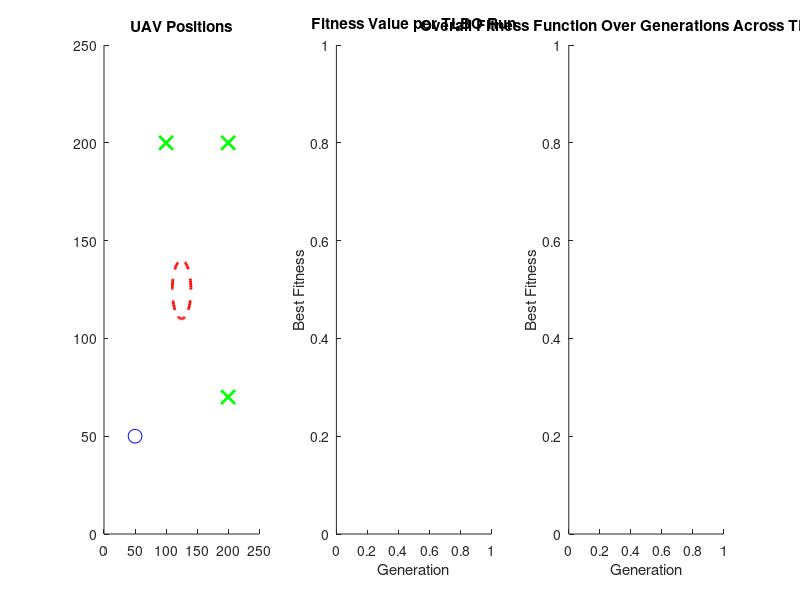

MATLAB code to generate this figure: (Note: this script raises an error after producing the figure.)

clc;
clear;
close all;

TLBO.ClassSize = 20;
TLBO.MaxIterations = 60;

% Problem Parameters
num_UAVs = 3;
v_UAV_max = 3;
d_safe = 1.0;
alpha = 1;
gamma = 0.5;
delta = 9;
tolerance = 3;
step_size = 1;

% Define restricted area
restricted_area_center = [125, 125];
restricted_area_radius = 15;

bounds = [0, 0;  % Lower bounds for X, Y
    250, 250];

% Define initial positions (all UAVs start from the same location)
initial_position = [50, 50];
p_UAV_init = repmat(initial_position, num_UAVs, 1)';

% Define target positions scattered around the map
designated_targets = [200, 70; 100, 200; 200, 200]';

% Objective function
objective_function = @(x) sum(alpha * exploration_time(x)) - ...
    sum(gamma * coverage_efficiency(x)) + ...
    sum(delta * designated_targets_penalty(x, designated_targets));

% Constraints (speed limits, restricted area)
constraints = @(x) nonlcon(x);

% Initialize population as cell array of 3x4 matrices
classroom = cell(TLBO.ClassSize, 1);
for i = 1:TLBO.ClassSize
    student = zeros(4, num_UAVs);  % 3x4 matrix for each individual
    for j = 1:num_UAVs
        vx = rand * 2 - 1;  % Independent velocity in x for UAV j
        vy = rand * 2 - 1;  % Independent velocity in y for UAV j

        px = p_UAV_init(1, j);
        py = p_UAV_init(2, j);
        student(:, j) = [vx; vy; px; py];
    end
    classroom{i} = student;
end

% Array to store the best position and velocity for each UAV at each step
best_positions = p_UAV_init;
path_log = best_positions;

% Store fitness values for plotting
all_best_cost_log = [];

% Set up the main figure with subplots for visualization
figure;

% Subplot for UAV path visualization
subplot(1, 3, 1);
hold on;
title('UAV Positions');
axis([0 250 0 250]);
viscircles(restricted_area_center, restricted_area_radius, 'LineStyle', '--', 'Color', 'r');
plot(initial_position(1), initial_position(2), 'bo', 'MarkerSize', 10, 'DisplayName', 'Start Position');
plot(designated_targets(1,:), designated_targets(2,:), 'gx', 'MarkerSize', 10, 'LineWidth', 2, 'DisplayName', 'Targets');
uav_plot = plot(nan, nan, 'ks', 'MarkerSize', 8); % Placeholder for UAVs

% Subplot for fitness per GA run
subplot(1, 3, 2);
hold on;
title('Fitness Value per TLBO Run');
xlabel('Generation');
ylabel('Best Fitness');
plot_per_run = plot(nan, nan, 'LineWidth', 2);

% Subplot for overall fitness across all GA runs
subplot(1, 3, 3);
hold on;
title('Overall Fitness Function Over Generations Across TLBO Runs');
xlabel('Generation');
ylabel('Best Fitness');
plot_overall = plot(nan, nan, 'LineWidth', 2);

% Initialize a cell array to store the path for each UAV
all_paths = cell(num_UAVs, 1);
for j = 1:num_UAVs
    all_paths{j} = p_UAV_init(:, j)'; % Start with the initial positions
end

% Initialize a cell array to store the path for each UAV
all_paths = cell(num_UAVs, 1);
for j = 1:num_UAVs
    all_paths{j} = p_UAV_init(:, j)'; % Start with the initial positions
end

bestcostarr = [];
best_cost_log = zeros(TLBO.MaxIterations,1);
penalty_value = 1e3;

% Initialize global best tracker for the entire TLBO run
global_best_teacher = [];
global_best_fitness = Inf;
% Main loop until all UAVs reach their targets
while true

    for iter = 1:TLBO.MaxIterations
        costs = zeros(TLBO.ClassSize,1);
        for stu = 1:TLBO.ClassSize
            student = classroom{stu};
            cost = objective_function(student);

            [c,ceq] = nonlcon(student);

            
            costs(stu) = cost;
        end

        [~,best_idx] = min(costs);
        teacher = classroom{best_idx};
        mean_sol = zeros(size(classroom{1}));

        if isempty(global_best_teacher)
            global_best_fitness = costs(best_idx);
            global_best_teacher = teacher;
        end

        if costs(best_idx) < global_best_fitness
            global_best_fitness = costs(best_idx);
            global_best_teacher = teacher;
        end

        bestcostarr = [bestcostarr, global_best_fitness];

        for uav = 1:num_UAVs
            % Step 1: Convert the classroom cell array into a 3D array
            % Assuming classroom contains matrices of size (4 x num_UAVs)
            classroom_array = cat(3, classroom{:}); % Dimensions: (4 x num_UAVs x num_students)

            % Step 2: Compute the mean across all students (3rd dimension)
            mean_sol = mean(classroom_array, 3); % Dimensions: (4 x num_UAVs)

            % mean_sol now contains:
            % Row 1: Mean vx for each UAV
            % Row 2: Mean vy for each UAV
            % Row 3: Mean px for each UAV
            % Row 4: Mean py for each UAV


        end

        % Teaching Phase
        for i = 1:TLBO.ClassSize
            updated_student = classroom{i};

            for uav = 1:num_UAVs
                r = rand;
                T = randi([1,2]);
                updated_student(1:2, uav) = classroom{i}(1:2,uav) + r * (teacher(1:2,uav) - T * mean_sol(1:2,uav));
                updated_student(3:4, uav) = classroom{i}(3:4,uav) + r * (teacher(3:4,uav) - T * mean_sol(3:4,uav));
                updated_student(1:2, uav) = max(-v_UAV_max, min(v_UAV_max, updated_student(1:2, uav))); % Clamp velocity

            end
            classroom{i} = updated_student;
        end

        % Re-evaluate fitness after teaching phase
        new_costs = zeros(1, TLBO.ClassSize);
        for i = 1:TLBO.ClassSize
            student = classroom{i};
            cost = objective_function(student);
            [c, ceq] = nonlcon(student);
            if any(c > 0) || any(ceq ~= 0)
                penalty = penalty_value * sum(c(c > 0));
                cost = cost + penalty;
            end
            new_costs(i) = cost;
        end

        % Get the classroom's best fitness & update the teacher
        [~, new_best_idx] = min(new_costs);
        teacher = classroom{new_best_idx};

        if costs(new_best_idx) < global_best_fitness
            global_best_fitness = costs(new_best_idx);
            global_best_teacher = teacher;
        end

        % Learning phase
        for i = 1:TLBO.ClassSize
            partner_id = randi(TLBO.ClassSize);

            while partner_id == i
                partner_id = randi(TLBO.ClassSize);
            end

            partner = classroom{partner_id};
            updated_student = zeros(4,num_UAVs);

            for uav = 1:num_UAVs
                r = rand;
                if costs(i) < costs(partner_id)
                    updated_student(: , uav) = classroom{i}(:,uav) + r * (classroom{i}(:,uav) - partner(: , uav));
                else
                    updated_student(:, uav) = classroom{i}(:, uav) - r * (classroom{i}(:, uav) - partner(:, uav));

                end
                updated_student(1:2, uav) = max(-v_UAV_max, min(v_UAV_max, updated_student(1:2, uav))); % Clamp velocity
            end
            classroom{i} = updated_student;
        end
    end

    % Reset the class except the teacher
    for i = 1:TLBO.ClassSize
        if i ~= best_idx % Skip the teacher
            % Reinitialize the student by adding random noise to the current solution
            classroom{i}(1:2, :) = classroom{i}(1:2, :) + 0.1 * randn(2, num_UAVs); % Add noise to velocities
            classroom{i}(3:4, :) = classroom{i}(3:4, :) + 0.1 * randn(2, num_UAVs); % Add noise to positions

            % Clamp velocities and positions
            classroom{i}(1:2, :) = max(-v_UAV_max, min(v_UAV_max, classroom{i}(1:2, :))); % Clamp velocities
        end
    end

    % Update fitness plots
    set(plot_per_run, 'YData', bestcostarr, 'XData', 1:length(bestcostarr));
    all_best_cost_log = [all_best_cost_log; global_best_fitness];
    set(plot_overall, 'YData', all_best_cost_log, 'XData', 1:length(all_best_cost_log));

    best_solution = global_best_teacher;
    uav_positions = zeros(num_UAVs,2);
    for uav = 1:num_UAVs
        vx = global_best_teacher(1 , uav);
        vy = global_best_teacher(2 , uav);
        px = global_best_teacher(3 , uav);
        py = global_best_teacher(4 , uav);

        current_position = best_positions(: , uav)';

        direction = [px,py] - current_position;
        if norm(direction) > 0
            direction = direction / norm(direction);
        end
        tentative_position = current_position + (direction * step_size);

        distance_to_restricted = norm(tentative_position - restricted_area_center);
        if distance_to_restricted < restricted_area_radius + 5
            next_position = current_position; % find a fix to this
        else
            next_position = tentative_position;
        end

        best_positions(: , uav) = next_position';
        uav_positions(uav, :) = next_position;
        all_paths{uav} = [all_paths{j}; next_position];
    end

    % Select the "UAV Positions" subplot and update it
    subplot(1, 3, 1); % Ensure we are plotting on the correct subplot
    set(uav_plot, 'XData', uav_positions(:, 1), 'YData', uav_positions(:, 2));

    % Draw the UAV paths dynamically
    for j = 1:num_UAVs
        plot(all_paths{j}(:, 1), all_paths{j}(:, 2), '-', 'LineWidth', 0.5, ...
            'DisplayName', ['UAV ' num2str(j)]);
    end

    drawnow;
    pause(0.001); % Adding a pause to slow down visualization

    % Check if UAVs reached designated targets
    if all(vecnorm(best_positions' - designated_targets', 2, 2) < tolerance)
        disp('All UAVs have reached their designated targets.');

        % Create a new figure for the overall convergence curve
        figure;
        plot(1:length(all_best_cost_log), all_best_cost_log, '-o', 'LineWidth', 1.5, 'MarkerSize', 1.5);
        grid on;
        title('Overall Convergence Curve');
        xlabel('Iterations');
        ylabel('Best Fitness Value');
        legend('Overall Best Fitness', 'Location', 'Best');
        set(gca, 'FontSize', 12);

        break;
    end
end

function T_explore = exploration_time(x)
num_UAVs = size(x, 2);  % Get number of UAVs
T_explore = zeros(1, num_UAVs);  % Initialize array for individual UAV times
for i = 1:num_UAVs
    v_UAV = norm([x(1, i), x(2, i)]);  % Velocity of UAV i
    T_explore(i) = 100 / v_UAV;  % Exploration time for UAV i
end
end

function C_eff = coverage_efficiency(x)
num_UAVs = size(x, 2);  % Get number of UAVs
area = 62500;  % Area of exploration
C_eff = zeros(1, num_UAVs);  % Initialize array for individual efficiencies
for i = 1:num_UAVs
    C_UAV = sum(x(3:4, i));  % Coverage for UAV i
    C_eff(i) = C_UAV / area;  % Efficiency for UAV i
end
end

function penalty = designated_targets_penalty(x, designated_targets)
num_UAVs = size(x, 2);  % Get number of UAVs
penalty = zeros(1, num_UAVs);  % Initialize array for individual penalties
for i = 1:num_UAVs
    p_UAV = x(3:4, i)';  % Position of UAV i
    target = designated_targets(:, i)';  % Target for UAV i
    distance_to_target = norm(p_UAV - target);  % Distance to target
    penalty(i) = distance_to_target;  % Penalty for UAV i
end
end

function [c, ceq] = nonlcon(x)
num_UAVs = size(x, 2);
d_safe = 2;  % Safe distance between UAVs
restricted_area_center = [125, 125];
restricted_area_radius = 15;

% Initialize constraints
c = zeros(num_UAVs, 1);

% Check each UAV's distance to restricted area
for i = 1:num_UAVs
    distance_to_restricted = norm(x(3:4, i)' - restricted_area_center) - (restricted_area_radius + 10);
    c(i) = -distance_to_restricted;  % This will be negative if in violation
end

% Check for safe distance between each pair of UAVs
safe_distance_violations = 0;
for i = 1:num_UAVs
    for j = i+1:num_UAVs
        distance_between_UAVs = norm(x(3:4, i) - x(3:4, j));
        if distance_between_UAVs < d_safe
            safe_distance_violations = safe_distance_violations + 1;
        end
    end
end

% Add the safe distance violation count to the constraint array
c(num_UAVs + 1) = safe_distance_violations;

% Debugging output
fprintf('Constraint values: %s\n', mat2str(c));

% No equality constraints
ceq = [];
end